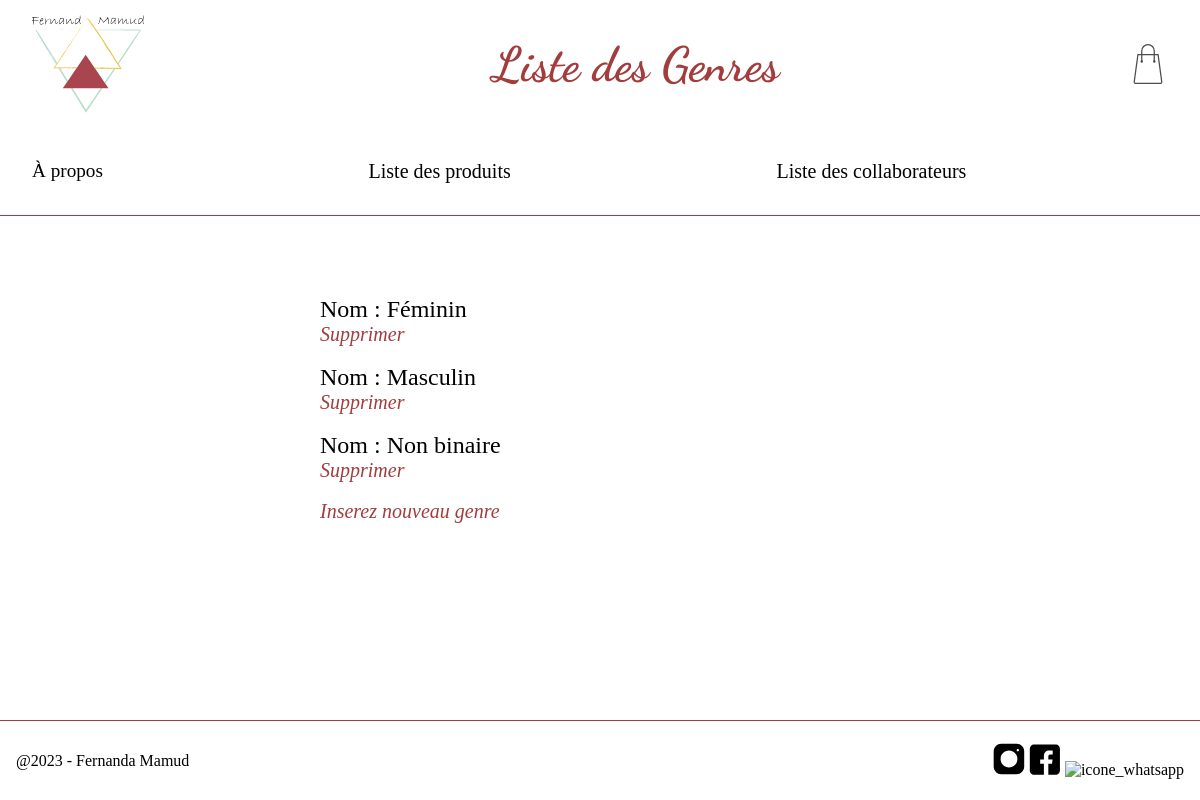
The page /liste-genres.php on the database its author committed.
### tables this page shows
CREATE TABLE `genre` (
  `id_genre` int(11) NOT NULL,
  `nom` varchar(20) NOT NULL
);

### Classe/CRUD.php (called while the page is built, shortened)
<?php
class CRUD extends PDO {
    public function select($table) {
        $sql = "SELECT * FROM $table";
        $stmt = $this->query($sql);
        return $stmt->fetchAll();
    }
}
?>

### liste-genres.php (the view, shortened to what this page needs)
<?php
require_once('Classe/CRUD.php');
require_once('Classe/Footer.php');
$crud = new CRUD;
$genre = $crud->select('genre');
$footer = new Footer;
$footerHTML = $footer->getFooterHTML();
?>
<!DOCTYPE html>
<html lang="en">
<head>
    <link rel="stylesheet" href="assets/css/styles.css">
</head>
<body>
    <header>
        <img src="assets/img/logo.svg" alt="image_logo">
        <p>Liste des Genres</p>
        <img src="assets/img/panier.svg" alt="image_panier">
    </header>
    <nav>
        <ul>
            <li>À propos</li>
            <li><a href="index.php">Liste des produits</a></li>
            <li><a href="liste-collaborateurs.php">Liste des collaborateurs</a></li>
        </ul>
    </nav>
    <main>
    <?php
        foreach($genre as $row) {
    ?>
        <p>Nom : <?= $row['nom'] ?></p>
        <a href="genre-delete.php?id=<?= $row['id_genre'] ?>">Supprimer</a>
        <br>
        <br>
    <?php
        }
    ?>
    <a href="create-genre.php">Inserez nouveau genre</a>
    </main>
    <?php
        echo $footerHTML;
    ?>
</body>
</html>

### assets/css/generic/generic.css (style rules this page uses)
* { box-sizing: border-box; margin: 0; }

### assets/css/elements/elements.css (style rules this page uses)
body { display: flex; flex-direction: column; min-height: 100vh; }
header { align-items: center; color: rgb(163, 61, 61); display: flex; flex-direction: row; font-family: "Dancing"; font-size: 3rem; height: 8rem; justify-content: space-between; padding: 2rem; width: 100%; }
header img:nth-of-type(1) { height: 7rem; width: 7rem; }
header img:nth-of-type(2) { height: 40px; width: 40px; }
nav { border-bottom: 0.1rem solid rgb(163, 61, 61); }
main { padding: 5rem 20rem 5rem 20rem; flex: 1; }
main p { font-size: 1.5rem; }
main a { color: rgb(163, 61, 61); font-style: italic; }
ul { display: flex; font-size: 1.2rem; list-style: none; padding: 0; justify-content: space-between; }
li { flex-grow: 1; padding: 2rem; }
a { color: black; text-decoration: none; font-size: 20px; }

### rows shown on the page
genre: nom "Féminin"
genre: nom "Masculin"
genre: nom "Non binaire"
